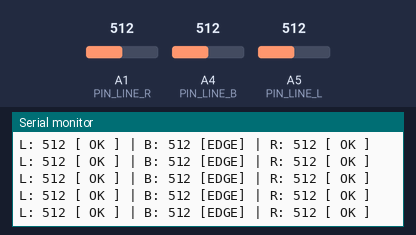
A sketch run on a simulated Arduino Uno, built with avr-gcc and run on an emulated ATmega328P. Shown: the last lines printed to the serial monitor. The test bench sets the inputs (shaded band); at power-on: A1 (PIN_LINE_R) = 512, A5 (PIN_LINE_L) = 512, A4 (PIN_LINE_B) = 512.

Above: at 1.2 s.
1.3 s: A1 (PIN_LINE_R) set to 414
At 1.31 s:
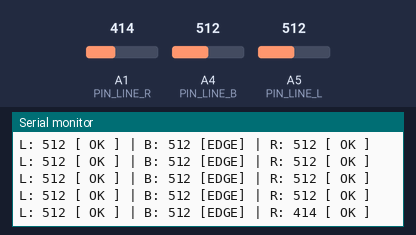
2.8 s: A1 (PIN_LINE_R) set to 392
At 2.81 s:
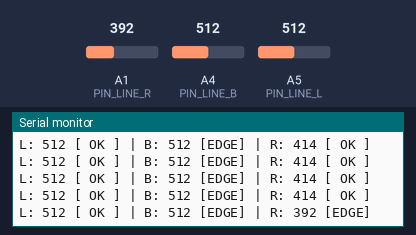
4.8 s: A5 (PIN_LINE_L) set to 417
At 4.81 s:
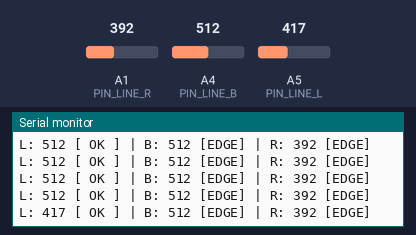
6.3 s: A5 (PIN_LINE_L) set to 384
At 6.31 s:
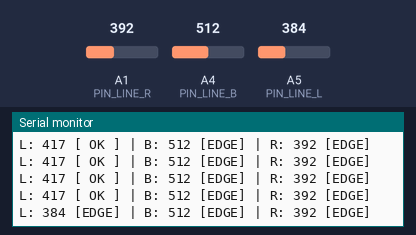
8.3 s: A4 (PIN_LINE_B) set to 806
At 8.31 s:
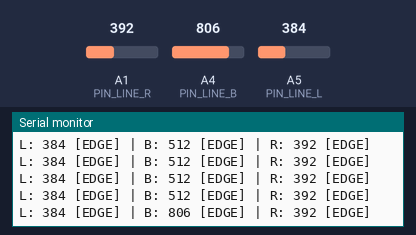
9.8 s: A4 (PIN_LINE_B) set to 829
At 9.81 s:
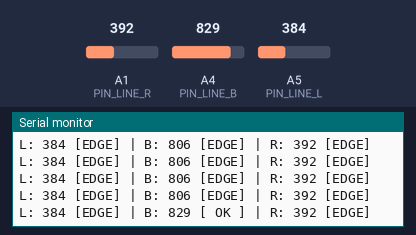

The sketch:

IR_Line_Test.ino
```cpp
/*
 * IR_Line_Test — bench test for the three QRE1113 line sensors.
 *
 * Prints raw ADC values (0..1023) and the debounced edge state of each
 * sensor to the Serial Monitor @115200, evaluated exactly like TAXI_Firmware.
 *
 *   Pins:      LEFT = A5, REAR = A4, RIGHT = A1   (Config.h)
 *   Logic:     black interior = HIGH, white border = LOW
 *              EDGE = raw BELOW the white threshold (Schmitt + debounce).
 *   Thresholds (Config.h): left/right white <400 (black >800),
 *                          rear   white <765 (black >820).
 *
 * Expected Serial output (on the dohyo):
 *   L: 690 [ OK  ] | B: 705 [ OK  ] | R: 688 [ OK  ]    <- black interior
 *   L:  41 [EDGE ] | B: 700 [ OK  ] | R: 690 [ OK  ]    <- left on white border
 */

#include "Config.h"
#include "LineSensor.h"

// Same instances/wiring as the combat firmware (Sensors.h).
LineSensor lineSensL(PIN_LINE_L, LINE_LEFT_WHITE_THRESHOLD);
LineSensor lineSensB(PIN_LINE_B, LINE_REAR_WHITE_THRESHOLD);
LineSensor lineSensR(PIN_LINE_R, LINE_RIGHT_WHITE_THRESHOLD);

static uint8_t edgeCount[3];          // 0=L 1=B 2=R white-hit debounce counters
static bool    state[3];              // latched edge flags (true = EDGE)

static const uint16_t PRINT_PERIOD_MS = 100;

// Mirrors Sensors.h lineReadAll(): Schmitt trigger + debounce.
static bool evalDebounced(uint8_t i, uint16_t raw) {
  static const uint16_t WHITE_THR[3] = {
    LINE_LEFT_WHITE_THRESHOLD, LINE_REAR_WHITE_THRESHOLD, LINE_RIGHT_WHITE_THRESHOLD
  };
  static const uint16_t BLACK_THR[3] = {
    LINE_LEFT_BLACK_THRESHOLD, LINE_REAR_BLACK_THRESHOLD, LINE_RIGHT_BLACK_THRESHOLD
  };

  if (state[i]) {
    if (raw > BLACK_THR[i]) state[i] = false;   // clearly back on black
  } else {
    if (raw < WHITE_THR[i]) {
      if (edgeCount[i] < LINE_DEBOUNCE_SAMPLES) edgeCount[i]++;
      if (edgeCount[i] >= LINE_DEBOUNCE_SAMPLES) state[i] = true;
    } else {
      edgeCount[i] = 0;
    }
  }
  return state[i];
}

void setup() {
  Serial.begin(MONITOR_BAUD);
  while (!Serial && millis() < 3000) {}   // native USB (32u4): wait briefly

  lineSensL.begin();
  lineSensB.begin();
  lineSensR.begin();

  Serial.println(F("=== IR_Line_Test — QRE1113 bench test ==="));
  Serial.println(F("black = HIGH, white = LOW; raw < white threshold => EDGE"));
  Serial.println(F("L/B/R white thr: 400/765/400, black thr: 800/820/800\n"));
}

void loop() {
  uint16_t rawL = lineSensL.readRaw();
  uint16_t rawB = lineSensB.readRaw();
  uint16_t rawR = lineSensR.readRaw();

  evalDebounced(0, rawL);
  evalDebounced(1, rawB);
  evalDebounced(2, rawR);

  static uint32_t lastPrint = 0;
  if (millis() - lastPrint >= PRINT_PERIOD_MS) {
    lastPrint = millis();
    Serial.print(F("L: ")); Serial.print(rawL);
    Serial.print(state[0] ? F(" [EDGE]") : F(" [ OK ]"));
    Serial.print(F(" | B: ")); Serial.print(rawB);
    Serial.print(state[1] ? F(" [EDGE]") : F(" [ OK ]"));
    Serial.print(F(" | R: ")); Serial.print(rawR);
    Serial.println(state[2] ? F(" [EDGE]") : F(" [ OK ]"));
  }
}
```

LineSensor.h
```cpp
#pragma once
#include <Arduino.h>

/**
 * LineSensor.h — QRE1113 analog line/edge sensor driver
 *
 * Simple wrapper for reading QRE1113 reflective sensors on analog pins.
 * Provides both raw analog values and boolean line detection with
 * configurable threshold.
 *
 * Wiring: VCC -> 5V, GND -> GND, OUT -> Analog pin (A1, A4, A5)
 * Lower analog value = more reflective (white surface)
 * Higher analog value = less reflective (black line/edge)
 */

class LineSensor {
public:
  /**
   * Create a line sensor on the given analog pin.
   * @param pin        Analog pin (A0-A5)
   * @param threshold  Analog threshold for line detection (0-1023).
   *                   Values ABOVE threshold = line detected (black/edge).
   *                   Values BELOW threshold = no line (white surface).
   *                   Typical values: 400-600 depending on lighting/surface.
   */
  LineSensor(uint8_t pin, uint16_t threshold = 500)
    : _pin(pin), _threshold(threshold), _inverted(false) {}

  /**
   * Initialize the sensor pin.
   * Call once in setup().
   */
  void begin() {
    pinMode(_pin, INPUT);
  }

  /**
   * Read raw analog value (0-1023).
   */
  uint16_t readRaw() const {
    return analogRead(_pin);
  }

  /**
   * Read line detection state.
   * @return true  = line/edge detected (dark surface)
   *         false = no line (light surface)
   */
  bool read() const {
    return evaluate(analogRead(_pin));
  }

  /**
   * Evaluate a previously-read raw sample against the threshold.
   * Use when you need both the raw value and the boolean state from a
   * single ADC conversion (avoids sampling twice).
   */
  bool evaluate(uint16_t raw) const {
    return _inverted ? (raw < _threshold) : (raw > _threshold);
  }

  /**
   * Set the detection threshold.
   * @param threshold  New threshold value (0-1023)
   */
  void setThreshold(uint16_t threshold) {
    _threshold = threshold;
  }

  /**
   * Get current threshold.
   */
  uint16_t getThreshold() const {
    return _threshold;
  }

  /**
   * Invert the detection logic.
   * @param inverted  true = low values = line, false = high values = line
   */
  void setInverted(bool inverted) {
    _inverted = inverted;
  }

  /**
   * Calibrate by sampling min/max over a period.
   * Call while moving sensor over both white and black surfaces.
   * @param durationMs  Calibration time in milliseconds
   * @return true if calibration succeeded (min != max)
   */
  bool calibrate(uint32_t durationMs = 3000) {
    uint16_t minVal = 1023;
    uint16_t maxVal = 0;
    uint32_t start = millis();

    while (millis() - start < durationMs) {
      uint16_t val = analogRead(_pin);
      if (val < minVal) minVal = val;
      if (val > maxVal) maxVal = val;
      delay(10);
    }

    if (maxVal > minVal) {
      _threshold = (minVal + maxVal) / 2;
      return true;
    }
    return false;
  }

  /**
   * Get the pin number.
   */
  uint8_t getPin() const {
    return _pin;
  }

private:
  uint8_t _pin;
  uint16_t _threshold;
  bool _inverted;
};
```

Config.h
```cpp
/*
 * Config.h — IR line sensor test config.
 *
 * Values copied from TAXI_Firmware/Config.h so the test evaluates the
 * sensors exactly like the combat firmware does. If you change a pin or
 * threshold in the firmware, update it here too.
 */
#ifndef CONFIG_H
#define CONFIG_H

#include <Arduino.h>

// Line sensor pins (from TAXI_Firmware/Config.h)
#define PIN_LINE_L   A5     // QRE1113 line sensor, LEFT
#define PIN_LINE_R   A1     // QRE1113 line sensor, RIGHT
#define PIN_LINE_B   A4     // QRE1113 line sensor, REAR

// Per-sensor thresholds (from TAXI_Firmware/Config.h). Raw ADC is HIGH over
// black (interior) and LOW over white (border); edge = white = LOW reading.
#define LINE_LEFT_WHITE_THRESHOLD   400   // LEFT  raw BELOW this = white border
#define LINE_LEFT_BLACK_THRESHOLD   800   // LEFT  raw ABOVE this = black interior
#define LINE_REAR_WHITE_THRESHOLD   765   // REAR  raw BELOW this = white border
#define LINE_REAR_BLACK_THRESHOLD   820   // REAR  raw ABOVE this = black interior
#define LINE_RIGHT_WHITE_THRESHOLD  400   // RIGHT raw BELOW this = white border
#define LINE_RIGHT_BLACK_THRESHOLD  800   // RIGHT raw ABOVE this = black interior
#define LINE_DEBOUNCE_SAMPLES       2

// Serial Monitor baud (from TAXI_Firmware/Config.h)
#define MONITOR_BAUD     115200

#endif // CONFIG_H
```

Measured:
- the behaviour switches between 400 and 399 on A1 (PIN_LINE_R) (found by bisection; images 1 and 2)
- the behaviour switches between 400 and 399 on A5 (PIN_LINE_L) (found by bisection; images 3 and 4)
- the behaviour switches between 820 and 821 on A4 (PIN_LINE_B) (found by bisection; images 5 and 6)
- after the input at 1.3 s, the serial monitor: prints a new line at once (image 1)
- after the input at 2.8 s, the serial monitor: prints a new line at once (image 2)
- after the input at 4.8 s, the serial monitor: prints a new line at once (image 3)
- after the input at 6.3 s, the serial monitor: prints a new line at once (image 4)
- after the input at 8.3 s, the serial monitor: prints a new line at once (image 5)
- after the input at 9.8 s, the serial monitor: prints a new line at once (image 6)
